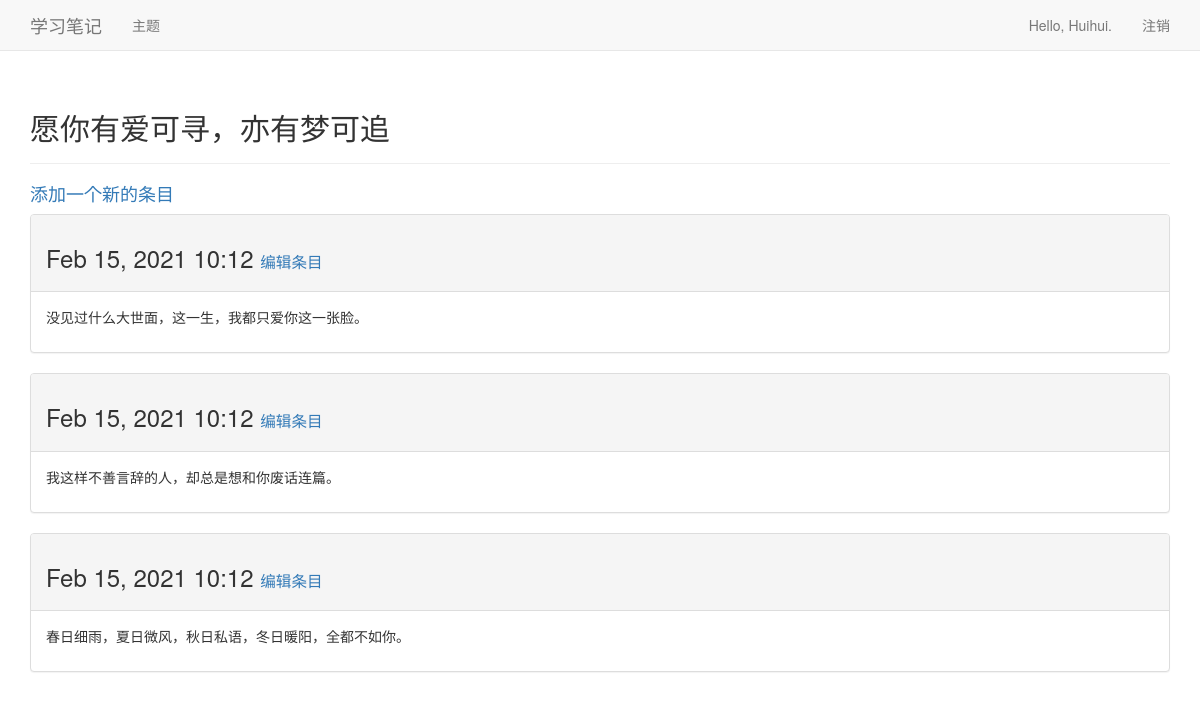
Page /topics/6/ (signed in) on the committed database.
### learning_logs/models.py (models this page shows, shortened)
class Topic(models.Model):
    text = models.CharField(max_length=200)
    date_added = models.DateTimeField(auto_now_add=True)
    owner = models.ForeignKey(User, on_delete=models.CASCADE)
    def __str__(self):
        return self.text

class Entry(models.Model):
    topic = models.ForeignKey(Topic,on_delete=models.CASCADE)
    text = models.TextField()
    date_added = models.DateTimeField(auto_now_add=True)
    class Meta:
        verbose_name_plural = 'entries'

### learning_logs/views.py (the view)
# urls.py: re_path(r'^topics/(?P<topic_id>\d+)/$', views.topic, name='topic'),
@login_required
def topic(request, topic_id):
    topic = Topic.objects.get(id=topic_id)
    if topic.owner != request.user:
        raise Http404
    entries = topic.entry_set.order_by('-date_added')
    context = {'topic': topic, 'entries': entries}
    return render(request, 'learning_logs/topic.html', context)

### learning_logs/templates/learning_logs/topic.html
{% extends 'learning_logs/base.html' %}
{% block header %}
  <h2>{{ topic }}</h2>
{% endblock header %}
{% block content %}
  <h4>
    <a href="{% url 'learning_logs:new_entry' topic.id %}">添加一个新的条目</a>
  </h4>
  {% for entry in entries %}
    <div class="panel panel-default">
      <div class="panel-heading">
        <h3>
          {{ entry.date_added|date:'M d, Y H:i' }}
          <small>
            <a href="{% url 'learning_logs:edit_entry' entry.id %}">
              编辑条目</a>
          </small>
        </h3>
      </div>
      <div class="panel-body">
        {{ entry.text|linebreaks }}
      </div>
    </div>
  {% empty %}
    目前还没有这个主题的条目。
  {% endfor %}
{% endblock content %}

### learning_logs/templates/learning_logs/base.html (shortened to what this page needs)
{% load bootstrap3 %}
<!DOCTYPE html>
<html lang="en">
  <head>
    {% bootstrap_css %}
</head>
<body>
  <nav class="navbar navbar-default navbar-static-top">
    <div class="container">
      <div class="navbar-header">
        <a class="navbar-brand" href="{% url 'learning_logs:index' %}">
            学习笔记</a>
      </div>
      <div id="navbar" class="navbar-collapse collapse">
        <ul class="nav navbar-nav">
          <li><a href="{% url 'learning_logs:topics' %}">主题</a></li>
        </ul>
        <ul class="nav navbar-nav navbar-right">
          {% if user.is_authenticated %}
            <li><a>Hello, {{ user.username }}.</a></li>
            <li><a href="{% url 'users:logout' %}">注销</a></li>
          {% else %}
            <li><a href="{% url 'users:register' %}">注册</a></li>
            <li><a href="{% url 'users:login' %}">登录</a></li>
          {% endif %}
        </ul>
      </div>
    </div>
 </nav>
    <div class="container">
      <div class="page-header">
        {% block header %}{% endblock header %}
      </div>
      <div>
        {% block content %}{% endblock content %}
      </div>
    </div>
  </body>
</html>

### rows in the picture
Topic: text "愿你有爱可寻，亦有梦可追"
Entry: date_added "Feb 15, 2021 10:12", text "没见过什么大世面，这一生，我都只爱你这一张脸。"
Entry: date_added "Feb 15, 2021 10:12", text "我这样不善言辞的人，却总是想和你废话连篇。"
Entry: date_added "Feb 15, 2021 10:12", text "春日细雨，夏日微风，秋日私语，冬日暖阳，全都不如你。"

### other values in the picture
{{ user.username }} "Huihui"
